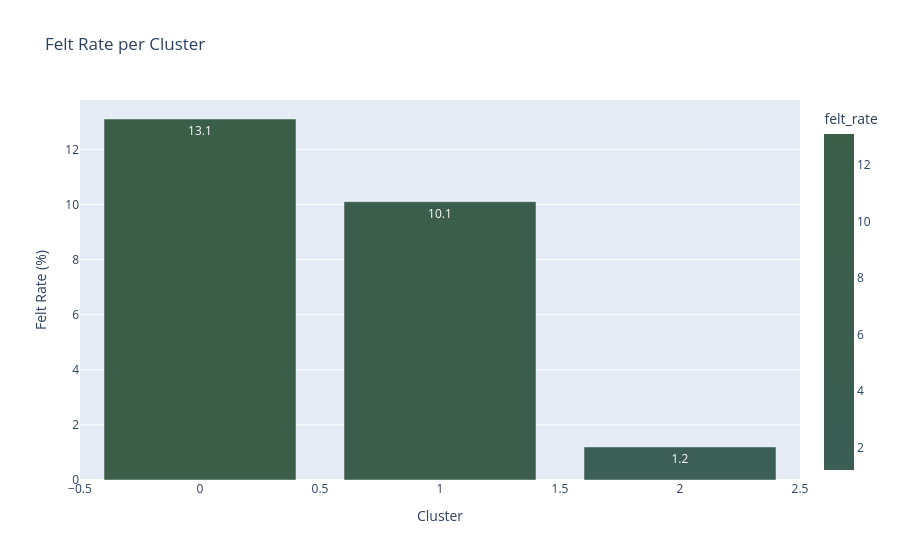

Notebook source saved alongside this figure:
### Code cell
fig = px.bar(
    cluster_summary,
    x='cluster', y='felt_rate',
    color='felt_rate',
    color_continuous_scale=['#3B5E55', '#3B5E49'],
    title='Felt Rate per Cluster',
    text='felt_rate'
)
fig.update_layout(xaxis_title='Cluster', yaxis_title='Felt Rate (%)')
fig.show()

### Figure 1 — Plotly figure (JSON) as saved in the notebook; plotly's stock layout.template omitted (floating-point values rounded to 4 significant figures)
{"data": [{"hovertemplate": "cluster=%{x}<br>felt_rate=%{marker.color}<extra></extra>", "legendgroup": "", "marker": {"color": [13.1, 10.1, 1.2], "coloraxis": "coloraxis", "pattern": {"shape": ""}}, "name": "", "orientation": "v", "showlegend": false, "text": [13.1, 10.1, 1.2], "textposition": "auto", "type": "bar", "x": [0, 1, 2], "xaxis": "x", "y": [13.1, 10.1, 1.2], "yaxis": "y"}], "layout": {"barmode": "relative", "coloraxis": {"autocolorscale": false, "colorbar": {"title": {"text": "felt_rate"}}, "colorscale": [[0, "#3B5E55"], [1, "#3B5E49"]]}, "legend": {"tracegroupgap": 0}, "title": {"text": "Felt Rate per Cluster"}, "xaxis": {"anchor": "y", "domain": [0, 1], "title": {"text": "Cluster"}}, "yaxis": {"anchor": "x", "domain": [0, 1], "title": {"text": "Felt Rate (%)"}}}}
